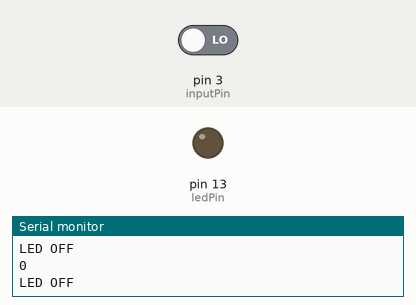
This sketch was run on a simulated Arduino Uno, built with avr-gcc and run on an emulated ATmega328P. On the bench: output pins drawn as LEDs (lit = HIGH), the last lines printed to the serial monitor. Inputs (shaded band) come from the test bench; at power-on: pin 3 (inputPin) LOW.

Above: at 1.2 s.
1.3 s: pin 3 (inputPin) driven HIGH
At 2.6 s:
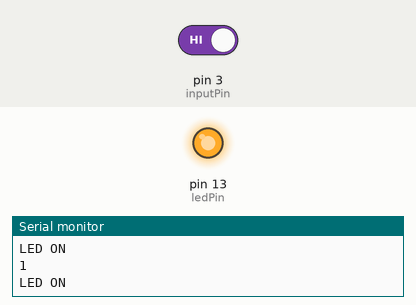
2.9 s: pin 3 (inputPin) driven LOW
At 4.1 s:
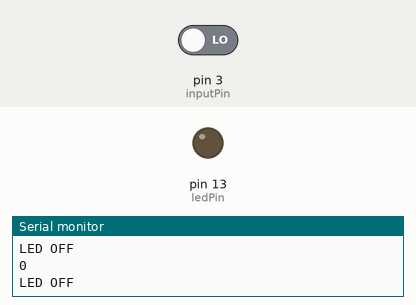
Timing chart, 0 to 5.9 s (numbered marks = the images above; inputs shaded):
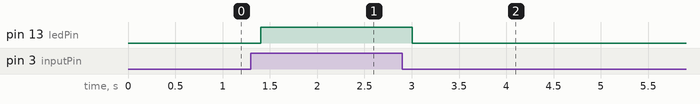

The sketch:

sketch_nov03a.ino
```cpp
int ledPin = 13;
int inputPin = 3;

void setup() {
  pinMode(ledPin, OUTPUT);
  pinMode(inputPin, INPUT);
  Serial.begin(9600);
}

void loop() {
  int sensorValue = digitalRead(inputPin);
  Serial.println(sensorValue);

  if (sensorValue){
    digitalWrite(ledPin, HIGH);
    Serial.println("LED ON");
  }
  else{
    digitalWrite(ledPin, LOW);
    Serial.println("LED OFF");
  }

  delay(200);
}
```

Measured:
- after the input at 1.3 s, pin 13 (ledPin): LOW → HIGH after 0.10 s
- after the input at 2.9 s, pin 13 (ledPin): HIGH → LOW after 0.10 s
